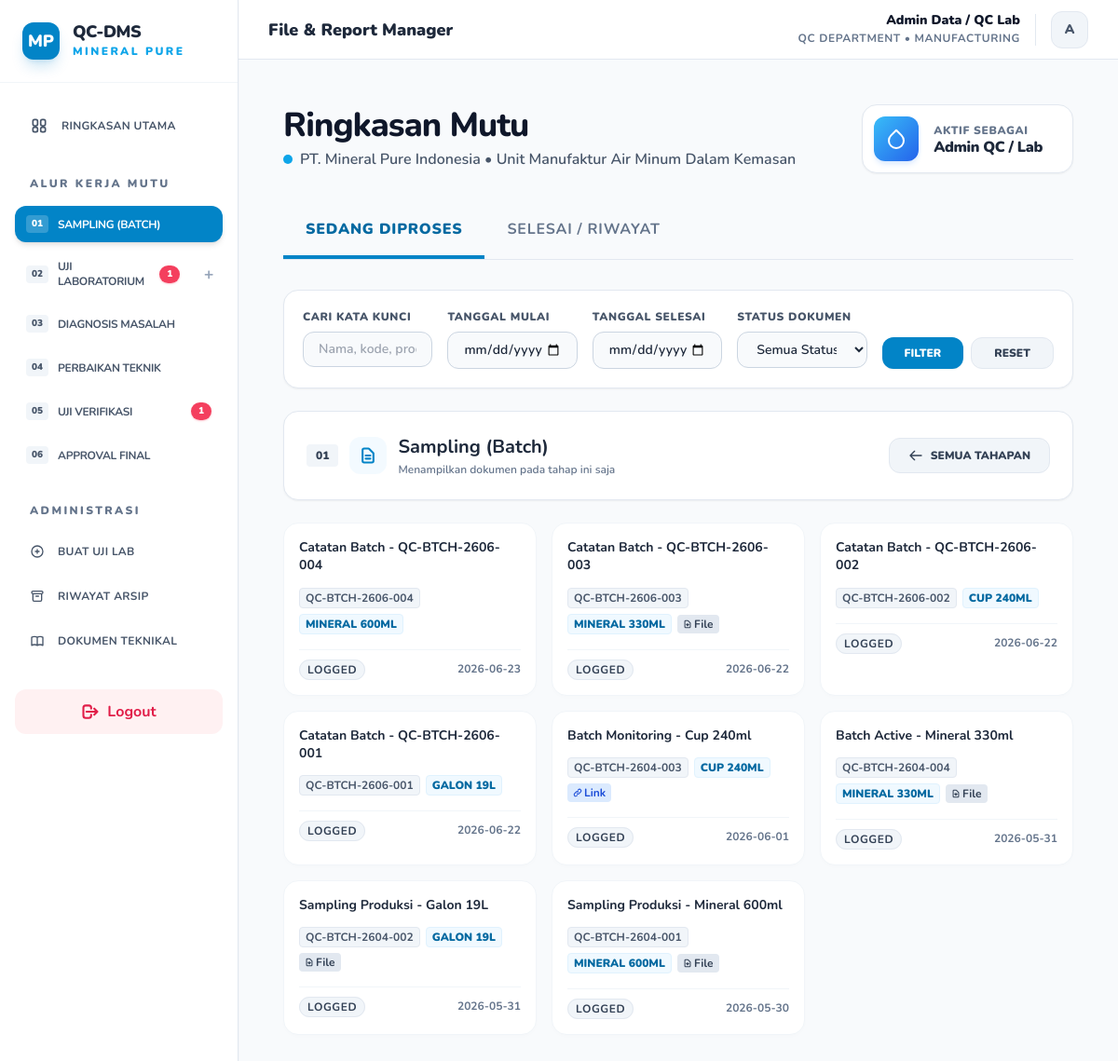
The app's page /index.php?filter=step1 (signed in) with its own data.
### tables this page shows
CREATE TABLE documents (
        id INTEGER PRIMARY KEY AUTOINCREMENT,
        no_dokumen TEXT UNIQUE,
        nama_dokumen TEXT,
        produk TEXT,
        jenis TEXT,
        tanggal TEXT,
        inspector TEXT,
        machine_id TEXT,
        admin_entry_name TEXT,
        status TEXT,
        status_mutu TEXT DEFAULT 'Passed',
        approval_status TEXT DEFAULT 'Waiting Approval',
        approved_by TEXT,
        link TEXT,
        deskripsi TEXT,
        folder_path TEXT,
        parent_doc_id INTEGER,
        ph TEXT,
        tds TEXT,
        kekeruhan TEXT,
        created_at DATETIME,
        approved_at DATETIME,
        archived_at DATETIME
    , file_path TEXT, external_link TEXT);

### index.php (the view, shortened to what this page needs)
<?php
require 'db.php';
$filter = $_GET['filter'] ?? null;
$search = $_GET['search'] ?? null;
$status_filter = $_GET['status_filter'] ?? null;
$start_date = $_GET['start_date'] ?? null;
$end_date = $_GET['end_date'] ?? null;
$query = "SELECT * FROM documents WHERE 1=1";
$params = [];
if ($status_filter === 'Approved') {
    $query .= " AND (approval_status = 'Approved' OR status = 'Archived')";
} elseif ($status_filter === 'Pending') {
    $query .= " AND (status = 'Pending' OR approval_status = 'Waiting Approval')";
} elseif ($status_filter === 'Hold') {
    $query .= " AND (status = 'Hold' OR approval_status = 'Hold')";
} else {
    if ($filter == 'step6') {
        $query .= " AND status NOT IN ('Rejected')";
    } else {
        $query .= " AND status NOT IN ('Archived', 'Rejected')";
    }
}
if ($filter == 'waiting') {
    $query .= " AND approval_status = 'Waiting Approval'";
} elseif ($filter == 'step1') {
    $query .= " AND jenis = 'Catatan_Batch'";
} elseif ($filter == 'step2') {
    $query .= " AND jenis = 'Uji_Lab'";
} elseif ($filter == 'step3') {
    $query .= " AND jenis = 'Diagnosis_Mesin'";
} elseif ($filter == 'step4') {
    $query .= " AND jenis = 'Laporan_Perbaikan'";
} elseif ($filter == 'step5') {
    $query .= " AND jenis = 'Uji_Ulang'";
} elseif ($filter == 'step6') {
    $query .= " AND jenis = 'Approval_Manager'";
}
$query .= " ORDER BY tanggal DESC, id DESC";
$stmt = $pdo->prepare($query);
$stmt->execute($params);
$files = $stmt->fetchAll(PDO::FETCH_ASSOC);
$jenis_to_step = [
    'Catatan_Batch' => 'step1',
    'Uji_Lab' => 'step2',
    'Diagnosis_Mesin' => 'step3',
    'Laporan_Perbaikan' => 'step4',
    'Uji_Ulang' => 'step5',
    'Approval_Manager' => 'step6'
];
$pipeline_data = [
    'step1' => [],
    'step2' => [],
    'step3' => [],
    'step4' => [],
    'step5' => [],
    'step6' => []
];
foreach ($files as $file) {
    $s_key = $jenis_to_step[$file['jenis']] ?? null;
    if ($s_key) {
        $pipeline_data[$s_key][] = $file;
    }
}
$theme_classes = [
    'sky' => [
        'header' => 'bg-sky-50/80 border-sky-100 text-sky-900',
        'icon' => 'text-sky-600',
        'border' => 'border-sky-200',
        'badge' => 'bg-sky-100 text-sky-800'
    ],
    'blue' => [
        'header' => 'bg-blue-50/80 border-blue-100 text-blue-900',
        'icon' => 'text-blue-600',
        'border' => 'border-blue-200',
        'badge' => 'bg-blue-100 text-blue-800'
    ],
    'slate' => [
        'header' => 'bg-slate-100/80 border-slate-200 text-slate-900',
        'icon' => 'text-slate-600',
        'border' => 'border-slate-300',
        'badge' => 'bg-slate-200 text-slate-850'
    ],
    'cyan' => [
        'header' => 'bg-cyan-50/80 border-cyan-100 text-cyan-900',
        'icon' => 'text-cyan-600',
        'border' => 'border-cyan-200',
        'badge' => 'bg-cyan-100 text-cyan-800'
    ],
    'teal' => [
        'header' => 'bg-teal-50/80 border-teal-100 text-teal-900',
        'icon' => 'text-teal-600',
        'border' => 'border-teal-200',
        'badge' => 'bg-teal-100 text-teal-800'
    ],
    'emerald' => [
        'header' => 'bg-emerald-50/80 border-emerald-100 text-emerald-900',
        'icon' => 'text-emerald-600',
        'border' => 'border-emerald-200',
        'badge' => 'bg-emerald-100 text-emerald-800'
    ]
];
?>
<!DOCTYPE html>
<html lang="id">
<head>
    <script src="https://cdn.tailwindcss.com"></script>
</head>
<body class="antialiased">
    <?php include 'sidebar.php'; ?>
    <div class="p-4 max-w-7xl mx-auto">
        <div class="mb-8 flex flex-col md:flex-row justify-between items-start md:items-center gap-6">
            <div>
                <h1 class="text-3xl md:text-4xl font-extrabold tracking-tight text-slate-900">Ringkasan Mutu</h1>
                <p class="text-slate-600 font-semibold mt-1 flex items-center gap-2">
                    <span class="w-2.5 h-2.5 bg-sky-500 rounded-full animate-pulse"></span>
                    PT. Mineral Pure Indonesia &bull; Unit Manufaktur Air Minum Dalam Kemasan
                </p>
            </div>
            <div class="flex items-center gap-4 bg-white p-3 pr-8 rounded-2xl border border-slate-200 shadow-sm">
                <div class="w-12 h-12 bg-gradient-to-br from-sky-400 to-blue-600 rounded-xl flex items-center justify-center text-white shadow-md shadow-blue-100">
                    <svg class="w-6 h-6 text-white" fill="none" stroke="currentColor" viewBox="0 0 24 24" xmlns="http://www.w3.org/2000/svg">
                        <path stroke-linecap="round" stroke-linejoin="round" stroke-width="2" d="M12 2.69l5.66 5.66a8 8 0 11-11.31 0z"></path>
                    </svg>
                </div>
                <div>
                    <p class="text-xs font-black uppercase tracking-wider text-slate-500 mb-0.5">Aktif Sebagai</p>
                    <p class="text-base font-black text-slate-800 tracking-tight leading-none">
                        <?php
                            if($_SESSION['role'] == 'Pekerja_Lapangan') echo "Teknisi Lapangan";
                            elseif($_SESSION['role'] == 'Admin_Entry') echo "Admin QC / Lab";
                            else echo "Manajer Produksi";
                        ?>
                    </p>
                </div>
            </div>
        </div>
        <div class="mb-8 flex border-b border-slate-200">
            <a href="index.php" class="px-6 py-4 font-black text-sm md:text-base uppercase tracking-wider border-b-4 border-sky-600 text-sky-700">Sedang Diproses</a>
            <a href="archive.php" class="px-6 py-4 font-bold text-sm md:text-base uppercase tracking-wider border-b-4 border-transparent text-slate-500 hover:text-slate-700 hover:border-slate-300 transition-colors">Selesai / Riwayat</a>
        </div>
        <form action="index.php" method="GET" class="bg-white p-5 rounded-2xl border border-slate-200 shadow-sm mb-6 flex flex-col md:flex-row gap-4 items-end">
            <div class="flex-grow grid grid-cols-1 sm:grid-cols-4 gap-4 w-full">
                <div>
                    <label class="block text-xs font-black text-slate-600 uppercase tracking-wider mb-2">Cari Kata Kunci</label>
                    <input type="text" name="search" value="<?= htmlspecialchars($search ?? '') ?>" placeholder="Nama, kode, produk..." class="w-full px-4 py-2 bg-slate-50 border border-slate-300 rounded-xl text-sm font-semibold focus:border-sky-500 focus:bg-white outline-none transition-all">
                </div>
                <div>
                    <label class="block text-xs font-black text-slate-600 uppercase tracking-wider mb-2">Tanggal Mulai</label>
                    <input type="date" name="start_date" value="<?= htmlspecialchars($start_date ?? '') ?>" class="w-full px-4 py-2 bg-slate-50 border border-slate-300 rounded-xl text-sm font-semibold focus:border-sky-500 focus:bg-white outline-none transition-all">
                </div>
                <div>
                    <label class="block text-xs font-black text-slate-600 uppercase tracking-wider mb-2">Tanggal Selesai</label>
                    <input type="date" name="end_date" value="<?= htmlspecialchars($end_date ?? '') ?>" class="w-full px-4 py-2 bg-slate-50 border border-slate-300 rounded-xl text-sm font-semibold focus:border-sky-500 focus:bg-white outline-none transition-all">
                </div>
                <div>
                    <label class="block text-xs font-black text-slate-600 uppercase tracking-wider mb-2">Status Dokumen</label>
                    <select name="status_filter" class="w-full px-4 py-2 bg-slate-50 border border-slate-300 rounded-xl text-sm font-semibold focus:border-sky-500 focus:bg-white outline-none transition-all">
                        <option value="">Semua Status</option>
                    </select>
                </div>
            </div>
            <div class="flex gap-2 w-full md:w-auto">
                <button type="submit" class="w-full md:w-auto px-6 py-2 bg-sky-600 hover:bg-sky-700 text-white text-xs font-black uppercase rounded-xl transition-all shadow-sm">Filter</button>
                <a href="index.php" class="w-full md:w-auto px-6 py-2 text-center bg-slate-100 hover:bg-slate-200 text-slate-700 text-xs font-black uppercase rounded-xl transition-all border border-slate-200">Reset</a>
            </div>
        </form>
        <?php if ($filter && $filter !== 'waiting'):
            $step_info = $steps_config[$filter] ?? null;
            $step_files = $pipeline_data[$filter] ?? [];
            $theme = $theme_classes[$step_info['color']] ?? $theme_classes['sky'];
        ?>
            <div class="mb-6 bg-white p-6 rounded-2xl border border-slate-200 shadow-sm flex flex-col sm:flex-row justify-between items-start sm:items-center gap-4">
                <div class="flex items-center gap-3">
                    <span class="text-xs font-black px-2.5 py-1 rounded bg-slate-100 text-slate-700"><?= $step_info['num'] ?></span>
                    <div class="w-10 h-10 rounded-xl flex items-center justify-center <?= $theme['header'] ?>">
                        <svg class="w-5 h-5 <?= $theme['icon'] ?>" fill="none" stroke="currentColor" viewBox="0 0 24 24" xmlns="http://www.w3.org/2000/svg">
                            <?= $step_info['svg'] ?>
                        </svg>
                    </div>
                    <div>
                        <h2 class="text-xl font-bold text-slate-800"><?= $step_info['title'] ?></h2>
                        <p class="text-xs text-slate-500 font-semibold mt-0.5">Menampilkan dokumen pada tahap ini saja</p>
                    </div>
                </div>
                <div class="flex items-center gap-2">
                    <a href="index.php" class="px-5 py-2.5 bg-slate-100 hover:bg-slate-200 text-slate-700 text-xs font-black uppercase rounded-xl border border-slate-200 transition-colors flex items-center gap-2">
                        <svg class="w-4 h-4" fill="none" stroke="currentColor" viewBox="0 0 24 24" xmlns="http://www.w3.org/2000/svg"><path stroke-linecap="round" stroke-linejoin="round" stroke-width="2" d="M10 19l-7-7m0 0l7-7m-7 7h18"></path></svg>
                        Semua Tahapan
                    </a>
                </div>
            </div>
            <div class="grid grid-cols-1 md:grid-cols-2 lg:grid-cols-3 gap-4 mb-16">
                <?php if (empty($step_files)): ?>
                    <div class="col-span-full py-16 text-center bg-white rounded-2xl border border-slate-200 p-8">
                        <svg class="w-12 h-12 text-slate-300 mx-auto mb-3" fill="none" stroke="currentColor" viewBox="0 0 24 24" xmlns="http://www.w3.org/2000/svg">
                            <path stroke-linecap="round" stroke-linejoin="round" stroke-width="2" d="M9 12h6m-6 4h6m2 5H7a2 2 0 01-2-2V5a2 2 0 012-2h5.586a1 1 0 01.707.293l5.414 5.414a1 1 0 01.293.707V19a2 2 0 01-2 2z"></path>
                        </svg>
                        <p class="text-sm font-black text-slate-400 uppercase tracking-wider">Tidak ada dokumen di tahap ini</p>
                    </div>
                <?php else: ?>
                    <?php foreach ($step_files as $file): ?>
                        <?= renderDocumentCard($file, $pdo) ?>
                    <?php endforeach; ?>
                <?php endif; ?>
            </div>
        <?php endif; ?>
    </main>
    </div>
    </div>
</body>
</html>
<?php
function renderDocumentCard($file, $pdo) {
    ?>
    <a href="view.php?id=<?= $file['id'] ?>" class="doc-card">
        <p class="font-bold text-slate-800 text-sm leading-snug hover:text-sky-600 transition-colors">
            <?= htmlspecialchars($file['nama_dokumen']) ?>
        </p>
        <div class="flex flex-wrap items-center gap-1.5 mt-1.5">
            <span class="text-xs font-mono font-bold text-slate-600 bg-slate-100 px-1.5 py-0.5 rounded border border-slate-200">
                <?= htmlspecialchars($file['no_dokumen']) ?>
            </span>
            <span class="text-xs font-black text-sky-700 bg-sky-50 px-1.5 py-0.5 rounded uppercase border border-sky-100">
                <?= str_replace('_', ' ', $file['produk']) ?>
            </span>
            <?php if (!empty($file['file_path'])): ?>
                <span class="text-xs font-bold bg-slate-200 text-slate-700 px-1.5 py-0.5 rounded flex items-center gap-0.5">
                    File
                </span>
            <?php endif; ?>
            <?php if (!empty($file['external_link'])): ?>
                <span class="text-xs font-bold bg-blue-100 text-blue-700 px-1.5 py-0.5 rounded flex items-center gap-0.5">
                    Link
                </span>
            <?php endif; ?>
        </div>
        <div class="flex items-center justify-between gap-2 mt-2 pt-2 border-t border-slate-100">
            <div>
                <?php
                $badge_shown = false;
                if (!$badge_shown) {
                    echo "<span class='px-2 py-0.5 bg-slate-100 text-slate-700 border border-slate-200 rounded-full text-xs font-bold uppercase tracking-wider'>Logged</span>";
                }
                ?>
            </div>
            <span class="text-xs font-bold text-slate-500">
                <?= htmlspecialchars($file['tanggal']) ?>
            </span>
        </div>
    </a>
    <?php
    return ob_get_clean();
}
?>

### index.php (style rules this page uses)
:root { --primary: #0284c7; --success: #059669; --bg-main: #f8fafc; }
body { font-family: system-ui, -apple-system, BlinkMacSystemFont, "Segoe UI", Roboto, "Helvetica Neue", Arial, sans-serif; background-color: var(--bg-main); color: #1e293b; }
h1, h2, h3, h4 { font-family: system-ui, -apple-system, BlinkMacSystemFont, "Segoe UI", Roboto, "Helvetica Neue", Arial, sans-serif; }
.doc-card { background: white; border-radius: 16px; border: 1px solid #f1f5f9; padding: 1rem; display: flex; flex-direction: column; gap: 0.5rem; transition: all 0.15s; text-decoration: none; color: inherit; box-shadow: 0 2px 4px rgba(0,0,0,0.01); }

### sidebar.php (style rules this page uses)
body, h1, h2, h3, h4, h5, h6, p, a, span, div, button, input, select, textarea { font-family: 'Nunito', sans-serif !important; }

### records on screen
documents: nama_dokumen "Catatan Batch - QC-BTCH-2606-004", no_dokumen "QC-BTCH-2606-004", produk "MINERAL 600ML", tanggal "2026-06-23"
documents: nama_dokumen "Catatan Batch - QC-BTCH-2606-003", no_dokumen "QC-BTCH-2606-003", produk "MINERAL 330ML", shows "File", tanggal "2026-06-22"
documents: nama_dokumen "Catatan Batch - QC-BTCH-2606-002", no_dokumen "QC-BTCH-2606-002", produk "CUP 240ML", tanggal "2026-06-22"
documents: nama_dokumen "Catatan Batch - QC-BTCH-2606-001", no_dokumen "QC-BTCH-2606-001", produk "GALON 19L", tanggal "2026-06-22"
documents: nama_dokumen "Batch Monitoring - Cup 240ml", no_dokumen "QC-BTCH-2604-003", produk "CUP 240ML", shows "Link", tanggal "2026-06-01"
documents: nama_dokumen "Batch Active - Mineral 330ml", no_dokumen "QC-BTCH-2604-004", produk "MINERAL 330ML", shows "File", tanggal "2026-05-31"
documents: nama_dokumen "Sampling Produksi - Galon 19L", no_dokumen "QC-BTCH-2604-002", produk "GALON 19L", shows "File", tanggal "2026-05-31"
documents: nama_dokumen "Sampling Produksi - Mineral 600ml", no_dokumen "QC-BTCH-2604-001", produk "MINERAL 600ML", shows "File", tanggal "2026-05-30"

### other values on screen
$val['num'] "01"
$val['title'] "SAMPLING (BATCH)"
$val['num'] "02"
$val['title'] "UJI LABORATORIUM"
$pending_counts[$key] "1"
$val['num'] "03"
$val['title'] "DIAGNOSIS MASALAH"
$val['num'] "04"
$val['title'] "PERBAIKAN TEKNIK"
$val['num'] "05"
$val['title'] "UJI VERIFIKASI"
$val['num'] "06"
$val['title'] "APPROVAL FINAL"
$role_name "Admin Data / QC Lab"
substr($role_name, 0, 1) "A"
